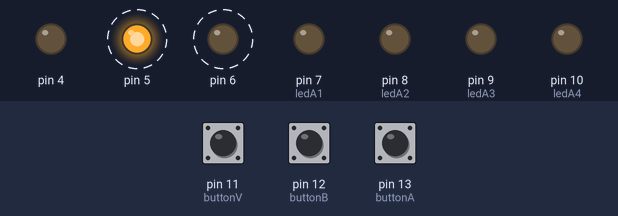
Bench run of a sketch on a simulated Arduino Uno, built with avr-gcc and run on an emulated ATmega328P. Parts: output pins drawn as LEDs (lit = HIGH). Dashed ring = blinking. The test bench sets the inputs (shaded band); at power-on: pin 11 (buttonV) HIGH, pin 12 (buttonB) LOW, pin 13 (buttonA) LOW. Random numbers use the default seed unless the sketch sets one.

Above: at 1.2 s.
1.3 s: pin 11 (buttonV) pulled HIGH for 1 s
At 1.9 s:
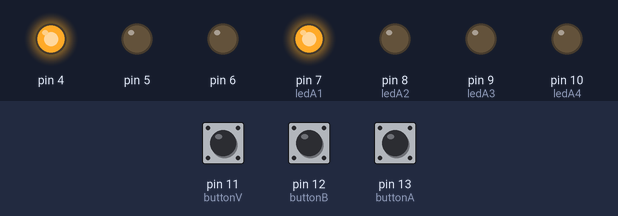
4.3 s: pin 12 (buttonB) pulled HIGH for 0.15 s
At 4.65 s:
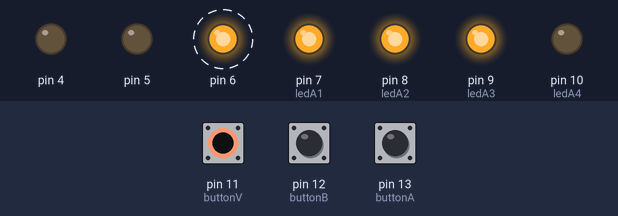
7.3 s: pin 13 (buttonA) pulled HIGH for 1 s
At 8.0 s:
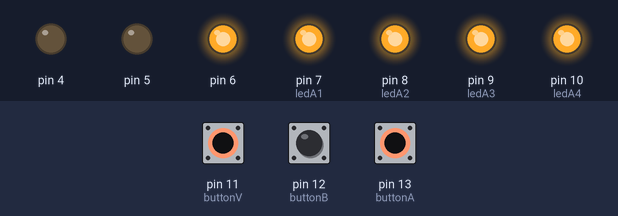
Timing chart, 0 to 16.3 s (numbered marks = the images above; inputs shaded):
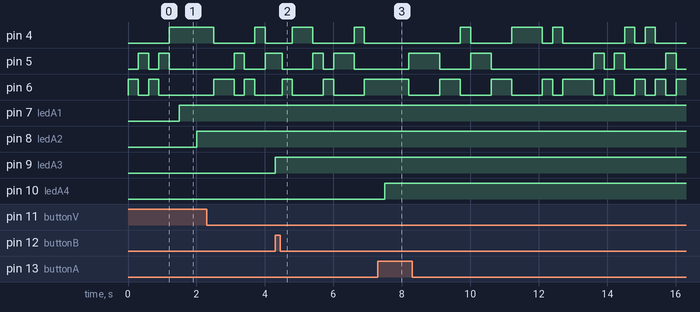

Measured:
- after the input at 1.3 s, pin 7 (ledA1): LOW → HIGH after 0.20 s; pin 8 (ledA2): LOW → HIGH after 0.70 s
- after the input at 4.3 s, pin 9 (ledA3): LOW → HIGH at once
- after the input at 7.3 s, pin 10 (ledA4): LOW → HIGH after 0.20 s

The sketch:

Game.ino
```cpp
// Declaração das variáveis dos LEDs e botões em seus respectivos pinos
int ledV1 = 4;
int ledV2 = 5;
int ledV3 = 6;
int ledA1 = 7;
int ledA2 = 8;
int ledA3 = 9;
int ledA4 = 10;
int buttonV = 11;
int buttonB = 12;
int buttonA = 13;
int buttonV_State = 0;
int buttonB_State = 0;
int buttonA_State = 0;
// Variáveis do jogo
int game = 0;
int gameSide = 2;
int gameLed = 0;
int gamePass = 2;
int ledPoint = ledA1;

void buttonState() {
    buttonV_State = digitalRead(buttonV) == HIGH ? 1 : 0;
    buttonB_State = digitalRead(buttonB) == HIGH ? 1 : 0;
    buttonA_State = digitalRead(buttonA) == HIGH ? 1 : 0;
}

void playGame() {
    gameLed = random(ledV1, ledV3 + 1); // Inclui o último LED
    digitalWrite(gameLed, HIGH);
    buttonState();
    delay(300);
    buttonState(); // Atualiza o estado dos botões
    if (gameLed == ledV1 && buttonV_State == HIGH) {
        gamePass = 1;
    } else if (gameLed == ledV2 && buttonB_State == HIGH) {
        gamePass = 1;
    } else if (gameLed == ledV3 && buttonA_State == HIGH) {
        gamePass = 1;
    }
    else{
        gamePass = 0;
    }
    if (gamePass == 1) {
        digitalWrite(ledPoint, HIGH); // Acende o LED Azul para indicar sucesso
        delay(200);
        ledPoint++;
    }
    digitalWrite(gameLed, LOW);
    gamePass = 0;
}
void ledBlinker() {
    // Piscar LEDs
    for(int cont = 0; cont <= 3; cont++){
    digitalWrite(ledA1, HIGH);
    digitalWrite(ledA2, HIGH);
    digitalWrite(ledA3, HIGH);
    digitalWrite(ledA4, HIGH);
    delay(200);
    digitalWrite(ledA1, LOW);
    digitalWrite(ledA2, LOW);
    digitalWrite(ledA3, LOW);
    digitalWrite(ledA4, LOW);
    delay(200);
    }
    }

void setup() {
    // Declara os pinos dos LEDs como OUTPUT
    for (int c = ledV1; c <= ledA4; c++) {
        pinMode(c, OUTPUT);
    }

    // Declara os pinos dos botões como INPUT
    for (int c = buttonV; c <= buttonA; c++) {
        pinMode(c, INPUT);
    }
    randomSeed(analogRead(0)); // Inicializa a semente do gerador de números aleatórios
}

void loop() {
    buttonState(); // Atualizar o estado dos botões

   playGame();
}
```
